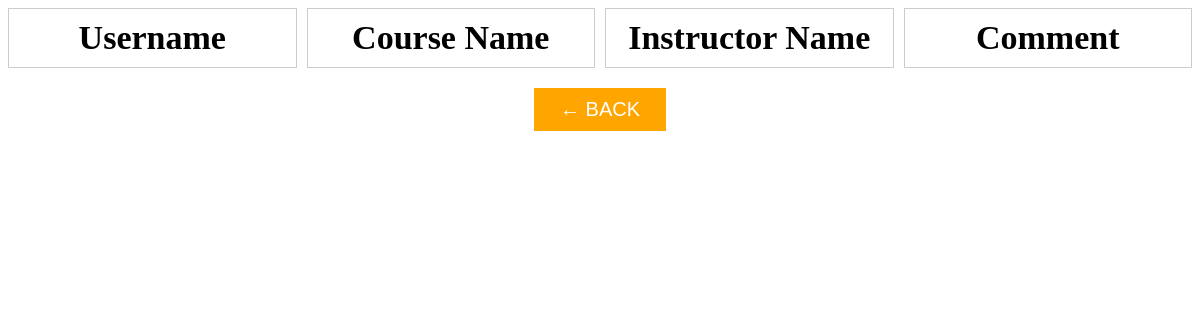
Page /retrivefeedback.php on the earlier database version.
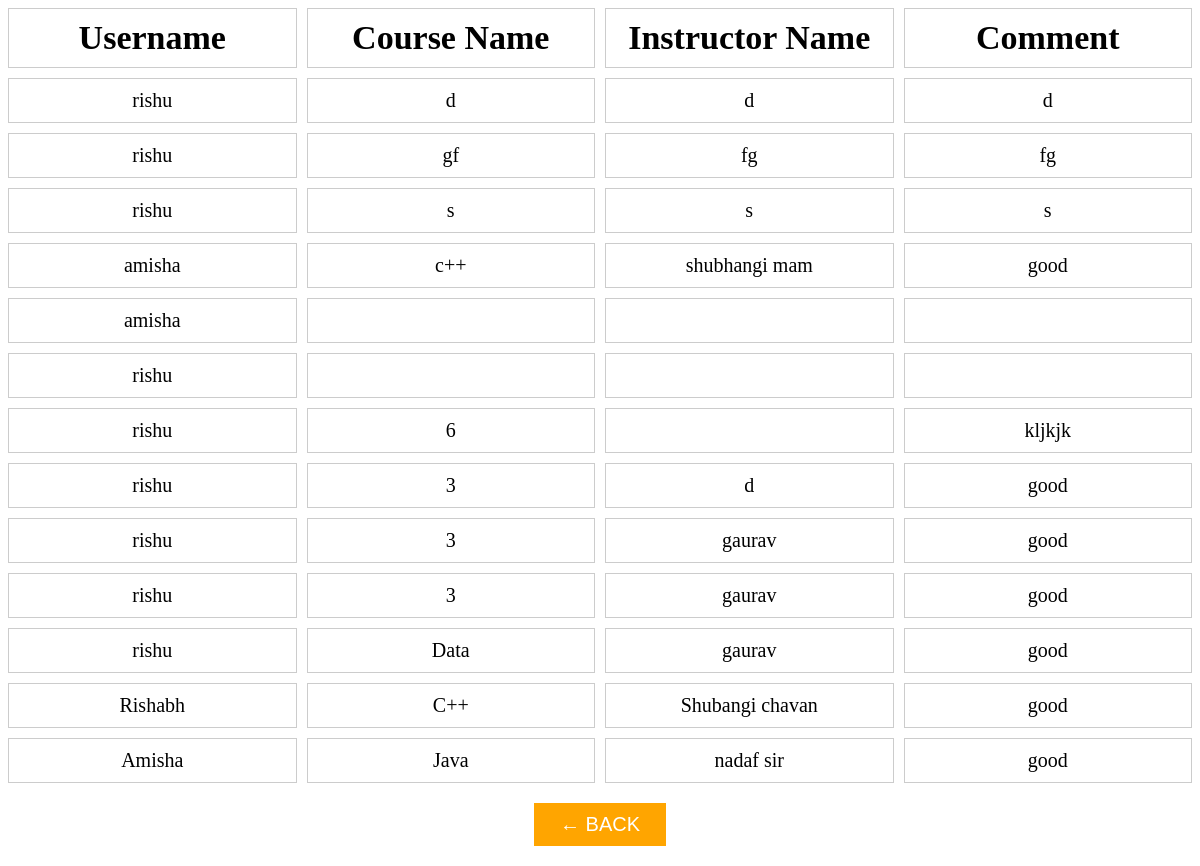
Same page on the later database version.
### tables this page shows
CREATE TABLE `feedback` (
  `uname` varchar(80) NOT NULL,
  `cname` varchar(80) NOT NULL,
  `instructor` varchar(90) NOT NULL,
  `msg` varchar(600) NOT NULL
);

### retrivefeedback.php (the view, shortened to what this page needs)
<!DOCTYPE html>
<html lang="en">
<head>
    <link rel="stylesheet" href="style.css">
</head>
<body>
    <?php
    $con = mysqli_connect("localhost", "root", "", "cms");
    $q = "select * from feedback";
    $rs = mysqli_query($con, $q);
    ?>
    <section class="userdetails">
        <?php
        $headings = array("Username","Course Name","Instructor Name","Comment");
        foreach ($headings as $heading) {
            echo '<div class="user-details" style="font-size: 34px;color: black;font-weight: bolder;text-align: center;">' . $heading . '</div>';
        }
        while ($r = mysqli_fetch_array($rs)) {
            echo '<div class="user-details">' . $r[0] . '</div>';
            echo '<div class="user-details">' . $r[1] . '</div>';
            echo '<div class="user-details">' . $r[2] . '</div>';
            echo '<div class="user-details">' . $r[3] . '</div>';
        }
        ?>
    </section>
    <div class="submit-button">
        <form action=adminmain.php >
        <input type="submit" value=" ← BACK ">
        </form>
    </div>
</body>
</html>

### retrivefeedback.php (style rules this page uses)
body { background-color:white; background-image:none; }
.userdetails { display: grid; grid-template-columns: repeat(4,1fr); gap: 10px; }
.user-details { border: 1px solid #ccc; padding: 10px; font-size: 20px; text-align: center; color: 2px solid black; }
.submit-button { grid-column: span 3; margin: 20px 0; text-align: center; }
.submit-button input { background-color: orange; color: white; border: none; padding: 10px 20px; font-size: 20px; cursor: pointer; }

Differences in the rows shown:
added feedback: uname "rishu", cname "d", instructor "d", msg "d"
added feedback: uname "rishu", cname "gf", instructor "fg", msg "fg"
added feedback: uname "rishu", cname "s", instructor "s", msg "s"
added feedback: uname "amisha", cname "c++", instructor "shubhangi mam", msg "good"
added feedback: uname "amisha"
added feedback: uname "rishu"
added feedback: uname "rishu", cname "6", msg "kljkjk"
added feedback: uname "rishu", cname "3", instructor "d", msg "good"
added feedback: uname "rishu", cname "3", instructor "gaurav", msg "good"
added feedback: uname "rishu", cname "3", instructor "gaurav", msg "good"
added feedback: uname "rishu", cname "Data", instructor "gaurav", msg "good"
added feedback: uname "Rishabh", cname "C++", instructor "Shubangi chavan", msg "good"
added feedback: uname "Amisha", cname "Java", instructor "nadaf sir", msg "good"
